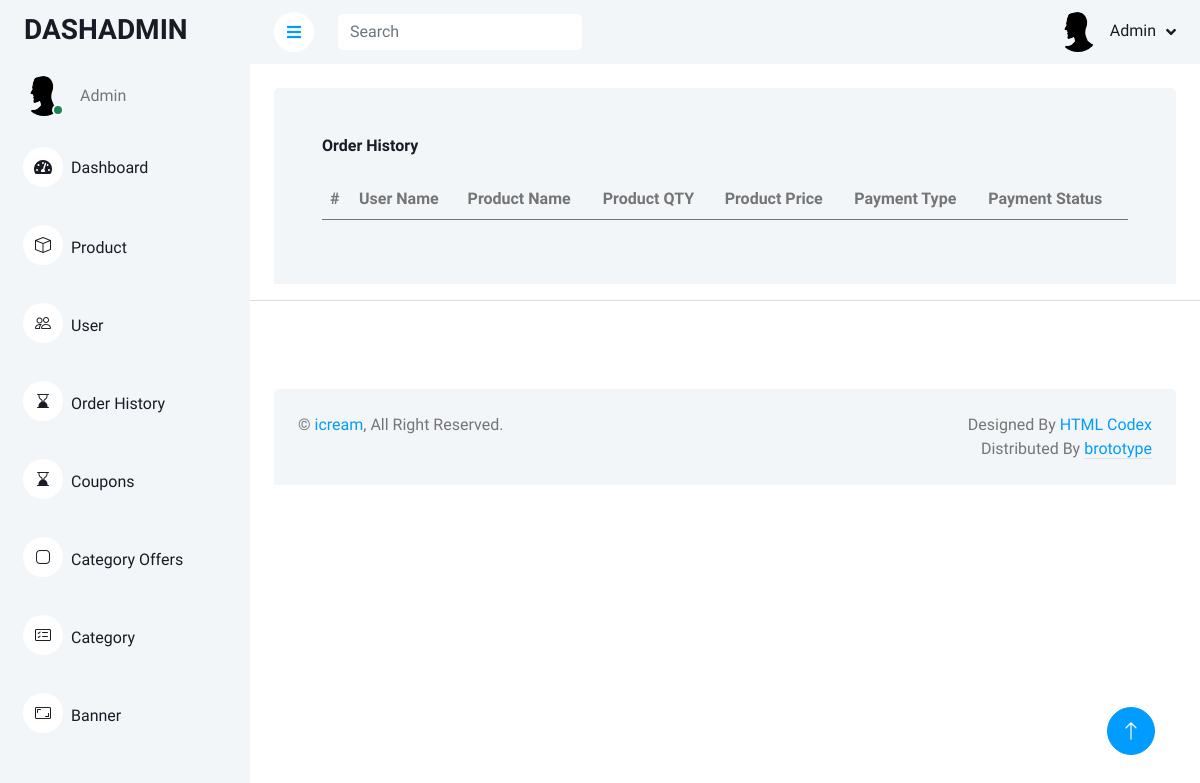
Page /order/history on the earlier database version.
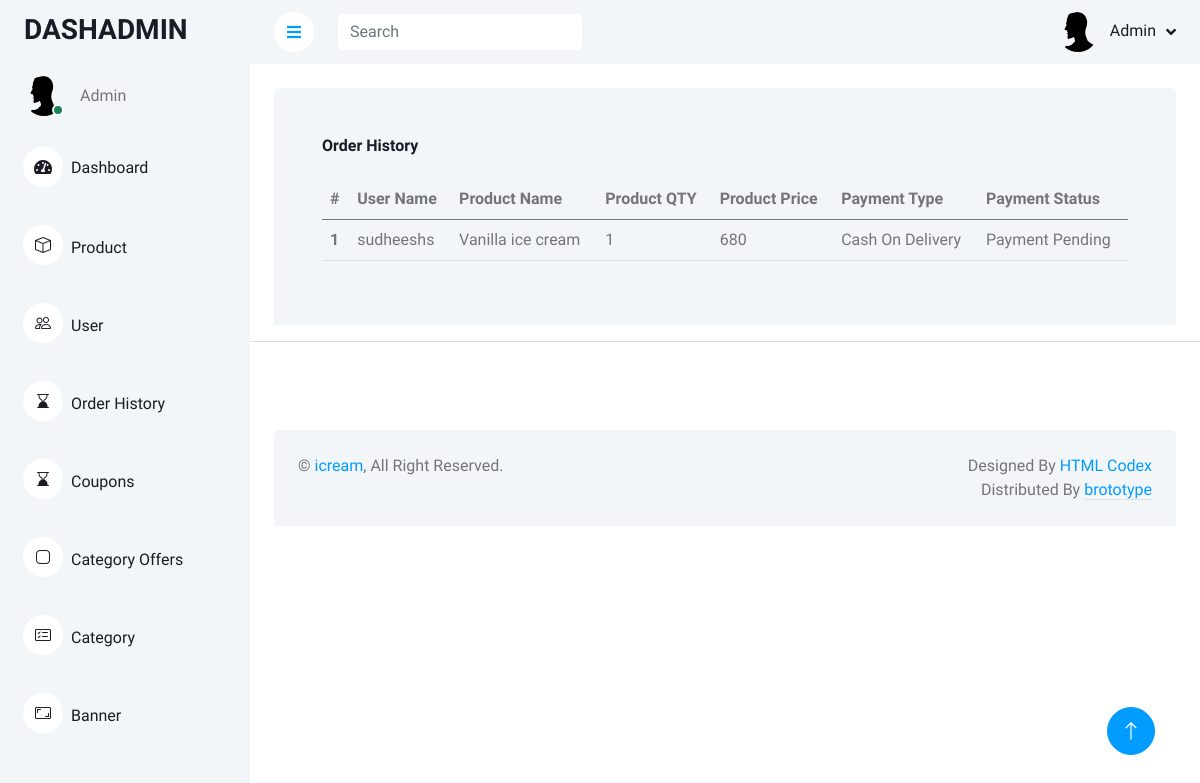
Same page on the later database version.
### payment/models.py (models this page shows, shortened)
class OrderList(models.Model):
    user_id = models.ForeignKey(UserInfo, on_delete=models.CASCADE)
    product_name = models.CharField(max_length=20)
    product_image = models.ImageField(upload_to='orders/', default=None)
    product_price = models.IntegerField(default=None)
    product_discription = models.TextField(default=None)
    order_date = models.DateField(auto_now_add=True)
    order_time = models.TimeField(default=now)
    product_qty = models.IntegerField(default=None)
    product_total = models.IntegerField(default=None)
    is_cancel = models.BooleanField(default=None)
    is_delivered = models.BooleanField(default=None)
    payment_type = models.CharField(max_length=10)
    address = models.ForeignKey(OrderAddress, on_delete=models.CASCADE,default=None)
    is_payment = models.BooleanField(default=None)
    order_pack = models.ForeignKey(OrderPackage, on_delete=models.CASCADE,default=None)

### odershandle/views.py (the view)
# urls.py: path('history',views.order_history,name='order_history'),
def order_history(request):
    p = Paginator(OrderList.objects.all(),5)
    page = request.GET.get('page')
    order_details = p.get_page(page)
    return render(request,'orderhistory.html',{'order_details':order_details})

### odershandle/templates/orderhistory.html (shortened to what this page needs)
{% extends 'admindemo.html' %}
    {% block content %}
    {% load static %}
                <div class="container-fluid pt-4 px-4">
                <div class="bg-light rounded-top p-4">
                    <div class="row ">
                        <div class="col-sm-12 col-xl-12">
                            <div class="bg-light rounded h-100 p-4">
                                <h6 class="mb-4">Order History</h6>
                                <table class="table" id="example">
                                    <thead>
                                        <tr>
                                            <th scope="col">#</th>
                                            <th scope="col">User Name</th>
                                            <th scope="col">Product Name</th>
                                            <th scope="col">Product QTY</th>
                                            <th scope="col">Product Price</th>
                                            <th scope="col">Payment Type</th>
                                            <th scope="col">Payment Status</th>
                                        </tr>
                                    </thead>
                                    <tbody>
                                        {% for list in order_details %}
                                        <tr>
                                            <th scope="row">{{forloop.counter}}</th>
                                            <td>{{list.user_id.username}}</td>
                                            <td>{{list.product_name}}</td>
                                            <td>{{list.product_qty}}</td>
                                            <td>{{list.product_total}}</td>
                                            {% if list.payment_type == 'cod' %}<td>Cash On Delivery</td>{% endif %}
                                            {% if list.is_payment %}<td>Payment Success</td>{% else %}<td>Payment Pending</td>{% endif %}
                                        </tr>
                                        {% endfor %}
                                    </tbody>
                                </table>
                            </div>
                        </div>
                    </div>
                </div>
                </div>
                <hr><br><br>
    {% endblock %}

### customize/templates/admindemo.html (shortened to what this page needs)
{% load static %}
<!DOCTYPE html>
<html lang="en">
<head>
    <link href="https://cdnjs.cloudflare.com/ajax/libs/font-awesome/5.10.0/css/all.min.css" rel="stylesheet">
    <link href="https://cdn.jsdelivr.net/npm/bootstrap-icons@1.4.1/font/bootstrap-icons.css" rel="stylesheet">
    <link rel="stylesheet" href="https://cdn.jsdelivr.net/npm/bootstrap-icons@1.3.0/font/bootstrap-icons.css">
    <link href="{% static 'dlib/owlcarousel/assets/owl.carousel.min.css' %}" rel="stylesheet">
    <link href="{% static 'dlib/tempusdominus/css/tempusdominus-bootstrap-4.min.css' %}" rel="stylesheet" />
    <link href="{% static 'dcss/bootstrap.min.css' %}" rel="stylesheet">
    <link href="{% static 'dcss/style.css' %}" rel="stylesheet">
    <link rel="stylesheet" href="https://cdnjs.cloudflare.com/ajax/libs/cropperjs/1.5.13/cropper.min.css" />
    <link href="https://cdn.datatables.net/1.13.1/css/jquery.dataTables.min.css" rel="stylesheet">
    <link href="https://cdn.datatables.net/buttons/2.3.2/css/buttons.dataTables.min.css" rel="stylesheet">
</head>
<body>
    <div class="container-xxl position-relative bg-white d-flex p-0">
        <div class="sidebar pe-4 pb-3">
            <nav class="navbar bg-light navbar-light">
                <a href="{% url 'dashbord' %}" class="navbar-brand mx-4 mb-3">
                    <h3 class=""></i>DASHADMIN</h3>
                </a>
                <div class="d-flex align-items-center ms-4 mb-4">
                    <div class="position-relative">
                        <img class="rounded-circle" src="{% static 'img/logo.webp'%}" alt="" style="width: 40px; height: 40px;">
                        <div class="bg-success rounded-circle border border-2 border-white position-absolute end-0 bottom-0 p-1"></div>
                    </div>
                    <div class="ms-3">
                        <span>Admin</span>
                    </div>
                </div>
                <div class="navbar-nav w-100">
                    <a href="{% url 'dashbord' %}" class="nav-item nav-link "><i class="fa fa-tachometer-alt me-2"></i>Dashboard</a><br>
                    <a href="{% url 'product_table' %}" class="nav-item nav-link "><i class="bi bi-box me-2"></i>Product</a><br>
                    <a href="{% url 'user_table' %}" class="nav-item nav-link "><i class="bi bi-people me-2"></i>User</a><br>
                    <a href="{% url 'order_history' %}" class="nav-item nav-link "><i class="bi bi-hourglass-bottom me-2"></i>Order History</a><br>
                    <a href="{% url 'coupoons' %}" class="nav-item nav-link "><i class="bi bi-hourglass-bottom me-2"></i>Coupons</a><br>
                    <a href="{% url 'coupon_view' %}" class="nav-item nav-link "><i class="bi bi-app me-2"></i>Category Offers</a><br>
                    <a href="{% url 'product_category' %}" class="nav-item nav-link "><i class="bi bi-card-checklist me-2"></i>Category</a><br>
                    <a href="{% url 'banners' %}" class="nav-item nav-link "><i class="bi bi-aspect-ratio me-2"></i>Banner</a><br>
                    </div>
                </div>
        </div>
        <div class="content">
            <nav class="navbar navbar-expand bg-light navbar-light sticky-top px-4 py-0">
                <a href="#" class="sidebar-toggler flex-shrink-0">
                    <i class="fa fa-bars"></i>
                </a>
                <form class="d-none d-md-flex ms-4">
                    <input class="form-control border-0" type="search" placeholder="Search">
                </form>
                <div class="navbar-nav align-items-center ms-auto">
                    <div class="nav-item dropdown">
                        <a href="#" class="nav-link dropdown-toggle" data-bs-toggle="dropdown">
                            <img class="rounded-circle me-lg-2" src="{% static 'img/logo.webp'%}" alt="" style="width: 40px; height: 40px;">
                            <span class="d-none d-lg-inline-flex">Admin</span>
                        </a>
                    </div>
                </div>
            </nav>
                {% block content %}{% endblock content %}
            <div class="container-fluid pt-4 px-4">
                <div class="bg-light rounded-top p-4">
                    <div class="row">
                        <div class="col-12 col-sm-6 text-center text-sm-start">
                            &copy; <a href="#">icream</a>, All Right Reserved.
                        </div>
                        <div class="col-12 col-sm-6 text-center text-sm-end">
                            Designed By <a href="https://htmlcodex.com">HTML Codex</a>
                        Distributed By <a class="border-bottom" href="https://themewagon.com" target="_blank">brototype</a>
                        </div>
                    </div>
                </div>
            </div>
        </div>
        <a href="#" class="btn btn-lg btn-primary btn-lg-square back-to-top"><i class="bi bi-arrow-up"></i></a>
</body>
</html>

### static/dcss/style.css (style rules this page uses)
:root { --primary: #F195B2 ; --light: #F3F6F9; --dark: #191C24; }
.back-to-top { position: fixed; display: none; right: 45px; bottom: 45px; z-index: 99; }
.btn { transition: .5s; }
.btn.btn-primary { color: #FFFFFF; }
.btn-lg-square { width: 48px; height: 48px; }
.btn-square, .btn-sm-square, .btn-lg-square { padding: 0; display: inline-flex; align-items: center; justify-content: center; font-weight: normal; border-radius: 50px; }
.sidebar { position: fixed; top: 0; left: 0; bottom: 0; width: 250px; height: 100vh; overflow-y: auto; background: var(--light); transition: 0.5s; z-index: 999; }
.content { margin-left: 250px; min-height: 100vh; background: #FFFFFF; transition: 0.5s; }
@media (min-width: 992px) { .sidebar { margin-left: 0; } }
@media (min-width: 992px) { .content { width: calc(100% - 250px); } }
.sidebar .navbar .navbar-nav .nav-link { padding: 7px 20px; color: var(--dark); font-weight: 500; border-left: 3px solid var(--light); border-radius: 0 30px 30px 0; outline: none; }
.sidebar .navbar .navbar-nav .nav-link i { width: 40px; height: 40px; display: inline-flex; align-items: center; justify-content: center; background: #FFFFFF; border-radius: 40px; }
.content .navbar .navbar-nav .nav-link { margin-left: 25px; padding: 12px 0; color: var(--dark); outline: none; }
.content .navbar .sidebar-toggler, .content .navbar .navbar-nav .nav-link i { width: 40px; height: 40px; display: inline-flex; align-items: center; justify-content: center; background: #FFFFFF; border-radius: 40px; }
.content .navbar .dropdown-toggle::after { margin-left: 6px; vertical-align: middle; border: none; content: "\f107"; font-family: "Font Awesome 5 Free"; font-weight: 900; transition: .5s; }

Differences in the rows shown:
added OrderList: user_id.username "sudheeshs", product_name "Vanilla ice cream", product_qty "1", product_total "680", payment_type "Cash On Delivery", is_payment "Payment Pending"
